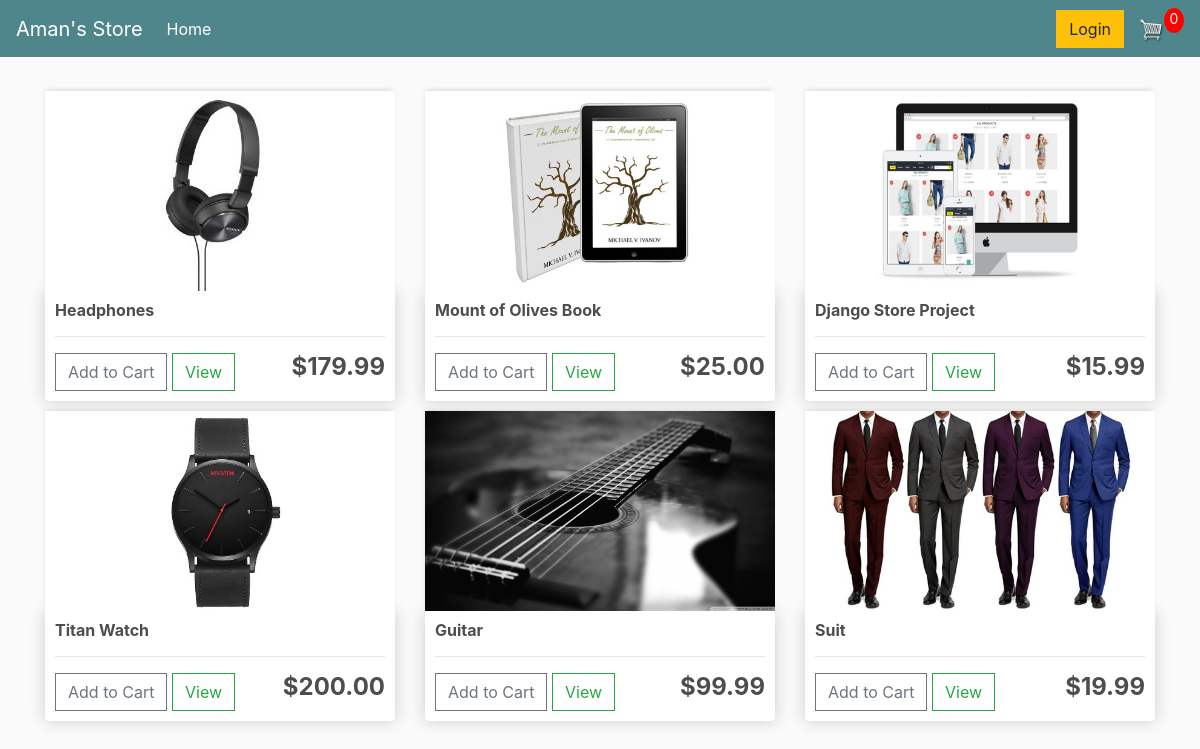
/, run on an earlier commit of the app's database.
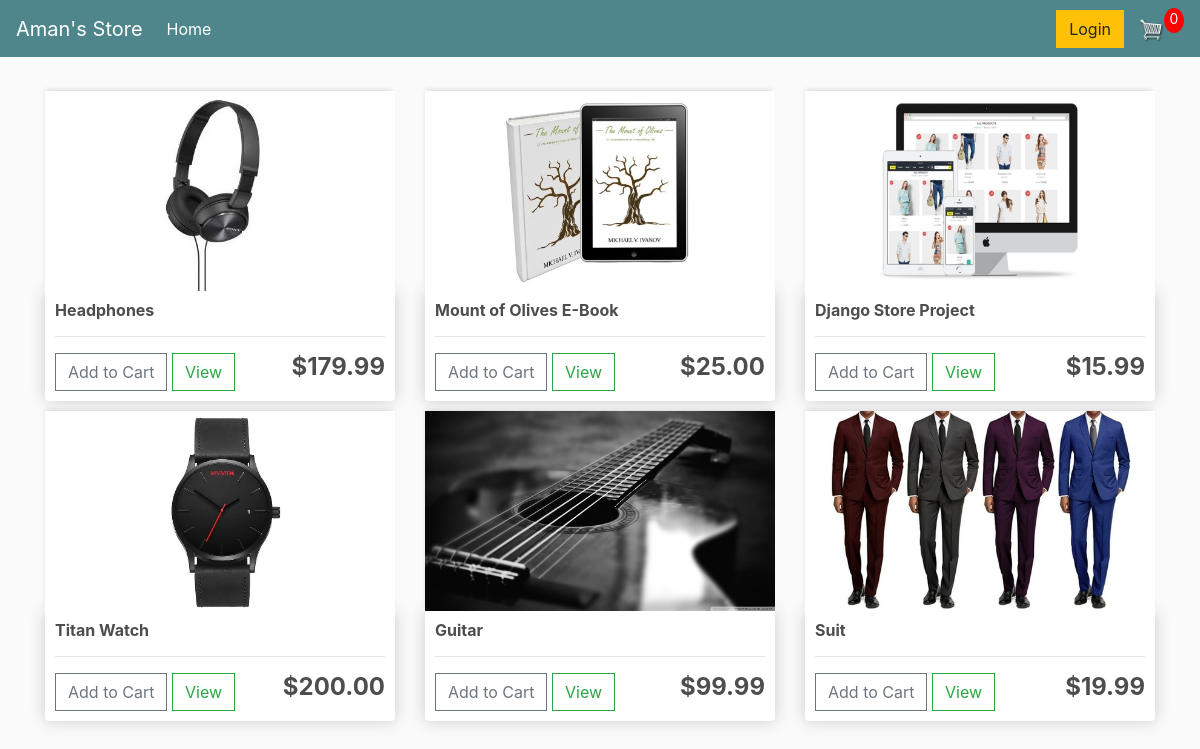
And on a later commit of the database.
### store/models.py (models this page shows, shortened)
class Product(models.Model):
	name = models.CharField(max_length=200)
	price = models.FloatField()
	digital = models.BooleanField(default=False,null=True, blank=True)
	image = models.ImageField(null=True, blank=True)
	@property
	def imageURL(self):
		try:
			url = self.image.url
		except:
			url = ''
		return url

### store/views.py (the view)
# urls.py: path('', include('store.urls')),
def store(request):
    if request.user.is_authenticated:
        customer = request.user.customer
        order, created = Order.objects.get_or_create(customer=customer, complete=False)
        items = order.orderitem_set.all()
        cartItems = order.get_cart_items
    else:
        items = []
        order = {'get_cart_total':0, 'get_cart_items':0, 'shipping':False}
        cartItems = order['get_cart_items']
    products = Product.objects.all()
    context = {"products":products, 'cartItems':cartItems}
    return render(request, 'store/store.html', context)

### store/templates/store/store.html
{% extends 'store/main.html' %}
{% load static %}
{% block content %}
<div class="row">
{% for product in products %}
  <div class="col-lg-4">
    <img class="thumbnail" src="{{ product.imageURL }}">
      <div class="box-element product">
        <h6><strong>{{ product.name }}</strong></h6>
        <hr>
        <button data-product={{product.id}} data-action=add
           class="btn btn-outline-secondary add-btn update-cart">Add to Cart
        </button>
        <a class="btn btn-outline-success" href="#">View</a>
        <h4 style="display: inline-block; float: right">
          <strong>${{ product.price|floatformat:2 }}</strong>
        </h4>
      </div>
  </div>
{% endfor %}
</div>
{% endblock content %}

### store/templates/store/main.html (shortened to what this page needs)
<!DOCTYPE html>
{% load static %}
<html>
<head>
	<link rel="stylesheet" href="https://stackpath.bootstrapcdn.com/bootstrap/4.4.1/css/bootstrap.min.css">
	<link rel="stylesheet" type="text/css" href="{% static 'store/css/main.css' %}">
</head>
<body>
	<nav class="navbar navbar-expand-lg navbar-dark bg-dark">
	  <a class="navbar-brand" href="{% url 'store' %}">Aman's Store</a>
	  <div class="collapse navbar-collapse" id="navbarSupportedContent">
	    <ul class="navbar-nav mr-auto">
	      <li class="nav-item active">
	        <a class="nav-link" href="{% url 'store' %}">Home <span class="sr-only">(current)</span></a>
	      </li>
	    </ul>
	    <div class="form-inline my-2 my-lg-0">
	     	<a href="#"class="btn btn-warning">Login</a>
	     	<a href="{% url 'cart' %}">
	    		<img  id="cart-icon" src="{% static 'store/images/cart.png' %}">
	    	</a>
	    	<p id="cart-total">{{ cartItems }}</p>
	    </div>
	  </div>
	</nav>
     <div class="container">
            <br>
            {% block content %}
            {% endblock content %}
         </div>
</body>
</html>

### store/static/store/css/main.css (style rules this page uses)
body { background-color: hsl(0, 0%, 98%); }
h1,h2,h3,h4,h5,h6 { color:hsl(0, 0%, 30%); }
.box-element { box-shadow:hsl(0, 0%, 80%) 0 0 16px; background-color: #fff; border-radius: 4px; padding: 10px; }
.thumbnail { width: 100%; height: 200px; -webkit-box-shadow: -1px -3px 5px -2px rgba(214,214,214,1); -moz-box-shadow: -1px -3px 5px -2px rgba(214,214,214,1); box-shadow: -1px -3px 5px -2px rgba(214,214,214,1); }
.product { border-radius: 0 0 4px 4px; }
.bg-dark { background-color: #4f868c!important; }
#cart-icon { width:25px; display: inline-block; margin-left: 15px; }
#cart-total { display: block; text-align: center; color:#fff; background-color: red; width: 20px; height: 25px; border-radius: 50%; font-size: 14px; }
.col-lg-4, .col-lg-6, .col-lg-8, .col-lg-12 { margin-top: 10px; }
.btn { border-radius: 0; }

What changed in the data, as far as the page shows it:
changed Product: name "Mount of Olives Book" → "Mount of Olives E-Book"
